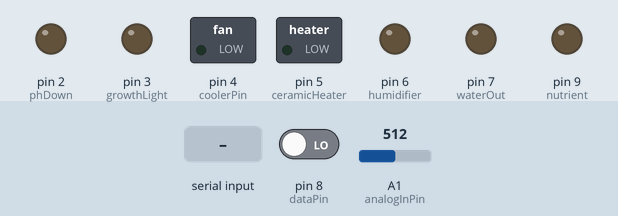
This sketch was run on a simulated Arduino Uno, built with avr-gcc and run on an emulated ATmega328P. Shown: switched loads named in the sketch (green lamp = pin HIGH), output pins drawn as LEDs (lit = HIGH). The inputs (shaded band) are chosen by the test bench; at power-on: A1 (analogInPin) = 512, pin 8 (dataPin) LOW. What the sketch prints to the serial monitor is not drawn.

Above: at 1.0 s.
1.1 s: "90,45\n" received over Serial
At 2.0 s:
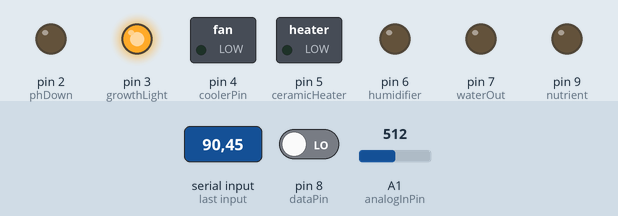
At 2.9 s:
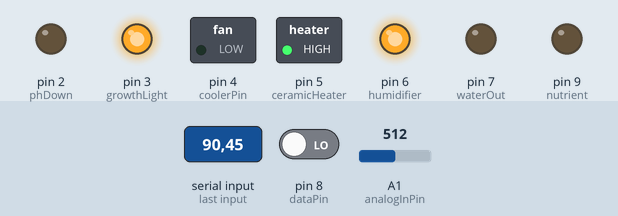
3.7 s: A1 (analogInPin) set to 107
5.2 s: A1 (analogInPin) set to 95
At 6.5 s:
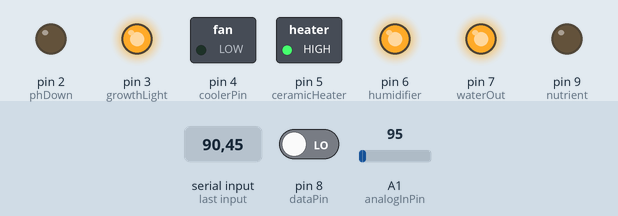
6.8 s: A1 (analogInPin) set to 11
8.3 s: A1 (analogInPin) set to 8
Timing chart, 0 to 10.8 s (numbered marks = the images above; inputs shaded):
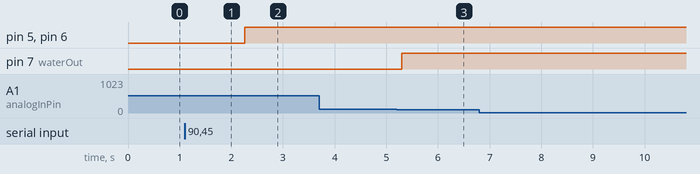

Measured:
- the behaviour switches between 100 and 99 on A1 (analogInPin) (found by bisection; images 2 and 3)
- after the input at 1.1 s, pin 3 (growthLight): LOW → HIGH after 0.10 s; pin 5 (ceramicHeater), pin 6 (humidifier): LOW → HIGH after 1.2 s
- after the input at 3.7 s, every drawn part: stays the same
- after the input at 5.2 s, pin 7 (waterOut): LOW → HIGH after 0.10 s
- after the input at 6.8 s, every drawn part: stays the same
- after the input at 8.3 s, every drawn part: stays the same

The sketch:

food_controller.ino
```cpp
#include <dht.h>
#define dataPin 8
#include <Time.h>
#include <TimeLib.h>
#include <Wire.h>

boolean once = false;
unsigned long pM = 0;
//Start Time -- needed for the light system and harvesting
int dayElapsed = 6;
int sYear = 2017;

//Target Time -- How much time has elapsed in light cycle
int timeElapsed = 0;

//Is it day or night
boolean isDay = true;

//Light Pin #'s
const int growthLight = 3;
unsigned long previousMillis = 0;
boolean isOn = true;
long interval = 7.2E7;    // light interval is 20 hrs 7.2E7

//Temperature Control Pin #'s
dht DHT;
const int coolerPin = 4;    // 1# = digital pin number cooler is hooked up to
const int ceramicHeater = 5; // 2# = digital pin number heater is hooked up to
float targetTemp = 65; // 65 deg F morning 55 deg F night

// Humidity Control
const int humidifier = 6; // digital pin humidifer is hooked up to

//Hydroponics & Pump Digital Pins
const int ultraTrig = 11;
const int ultraEcho = 10;
const int analogInPin = A1;
float sensorValue = 0;

const int waterIn = 0;
const int phUp = 1;
const int phDown = 2;
const int nutrient = 9;
const int waterOut = 7;

long prevNutrientMillis = 0;
boolean onceToday = false;
boolean onceToday1 = false;

////PH SETUP
//#define SensorPin A0            //pH meter Analog output to Arduino Analog Input 0
//#define Offset 0.00            //deviation compensate
//
//#define samplingInterval 20
//#define printInterval 800
//#define ArrayLenth  40    //times of collection
//int pHArray[ArrayLenth];   //Store the average value of the sensor feedback
//int pHArrayIndex=0;
//int timesChanged = 0;

//Serial Data
int serialCount = 0;


void setup() {
  Serial.begin(9600);

  while (!Serial) {
    ; // wait for serial port to connect. Needed for native USB port only
  }
  //Establish contact with Raspberry Pi
  establishContact();

  // Light Setup
  pinMode(growthLight, OUTPUT);
  digitalWrite(growthLight, HIGH);

  // Temperature Control Setup
  pinMode(coolerPin, OUTPUT);
  pinMode(ceramicHeater, OUTPUT);

  // Humidifier Setup
  pinMode(humidifier, OUTPUT);
  digitalWrite(humidifier, LOW); // default, humidifier is off
  // Initialize the Adafruit Humidity and Temp Sensor

  // Water and Nutrient Pump
  pinMode(ultraTrig, OUTPUT);
  pinMode(ultraEcho, INPUT);
  pinMode(waterOut, OUTPUT);
  pinMode(nutrient, OUTPUT);
  pinMode(analogInPin, INPUT);
  pinMode(waterOut, OUTPUT);
  pinMode(phUp, OUTPUT);
  pinMode(phDown, OUTPUT);}

void loop() {

  cerealloop();
  tempControlLoop();
  lightControlLoop();
//  hydroponicsLoop();
  humidityCheck();
  nutrientLoop();
//  phLoop();

//HYDROPONICS LOOP
  float value = analogRead(A1);

  if(value < 100){
    digitalWrite(waterOut, HIGH);
  }
  else {
       digitalWrite(waterOut, LOW);
  }

  //PRINT STUFF
  Serial.print(getMainTemp());
    Serial.print("\t");
  Serial.print(getTemp2());
    Serial.print("\t");
  Serial.print(getBoxHumidity());
    Serial.print("\t");
  Serial.print(value);
  Serial.print("\t");
  Serial.println(dayElapsed);
  //Serial.print(hours());

}

void cerealloop() {
  unsigned long currentMillis = millis();
  if (currentMillis - pM >= 1000 || !once) {
    Serial.flush();
    if (Serial.available() > 0) {
      if (!once) {
        int read1 = Serial.parseInt();
        delay(1000);
        Serial.flush();
        int read2 = Serial.parseInt();
        Serial.print(read2);
        int timeArray[4];
        float myData = read1;
        for (int i = 0; i < 4; i++) {
          timeArray[3 - i] = ((int)myData) % 100;
          myData /= 100;
        }
        dayElapsed = read2;
        if (dayElapsed % 6 != 0 ) {
          onceToday = true;
          onceToday1 = true;
        }
        setTime(timeArray[2], timeArray[3], 0, timeArray[1], timeArray[0], sYear);
        once = true;
      }
    }
    Serial.flush();
  }
}

void timeLoop() {
  if (millis() % (long)864E5 == 0) {
    dayElapsed++;
    onceToday = false;
    onceToday1 = false;
  }
}

void tempControlLoop() {
  int tempValue = getMainTemp();
  //Cooler and Heater are Digital (On or Off)
  if (tempValue >= targetTemp - 5 && tempValue <= targetTemp + 5) {
    digitalWrite(coolerPin, LOW);    // default, cooler should be off
    digitalWrite(ceramicHeater, LOW);  // default heater should be off
  } else { //Will heat up to the targetTemp regardless of 5 deg threshold
    if (tempValue < targetTemp - 5) // min temp
    {
      digitalWrite(ceramicHeater, HIGH);   // turn on heater
    }
    else if (tempValue > targetTemp) // max temp
    {
      digitalWrite(coolerPin, HIGH);   // turn on cooler
    }
  }
}

void lightControlLoop() {
  unsigned long currentMillis = millis();
  //LIGHT CONTROL. Author: Anya Li. Edited by: Stone Mao
  if (dayElapsed > 3) {
    if (currentMillis - previousMillis >= interval) {
      previousMillis = currentMillis;
      if (interval >= 7.2E7) {
        interval = 1.44E7;  // light interval is 4 hours 1.44E7
        isOn = false;
        targetTemp = targetTemp - 10;
        digitalWrite(growthLight, LOW);
      }
      else {
        interval = 7.2E7;
        targetTemp = targetTemp + 10;
        isOn = true;
        digitalWrite(growthLight, HIGH);
      }
    }
  }
}


// Controls humidity of Farm. Author: Anya Li. Edited by: Stone Mao
void humidityCheck() {
  int humidityValue = getBoxHumidity();

  if (humidityValue < 65.00) {
    digitalWrite(humidifier, HIGH);  // turn humidifier on if humidity is below 65%
  }
  else if (humidityValue >= 67.00)
  {
    digitalWrite(humidifier, LOW);  // turn humidifier off if humidity is greater or equal to 67%
  }
}

void nutrientLoop() {
  unsigned long currentMillis = millis(); //1000
  if (dayElapsed % 6 == 0 && !onceToday) { // If day is factor of 6 and hasn't turned on today
    if (!onceToday1) { // If prev mill hasn't turned on
      prevNutrientMillis = millis(); //Store starting prevMillisecond
      digitalWrite(nutrient, HIGH); // Turn pump on
      onceToday1 = true; // Set it to true so it does this if statement once
      //Serial.println("*");
    }
    if (currentMillis - prevNutrientMillis >= 13700) { // If the difference is more than 12 sec
      digitalWrite(nutrient, LOW); // Turn pump off
      onceToday = true; // Once today is true
    } else {
      digitalWrite(nutrient, HIGH);
    }
    //Serial.print("CurrentMillis: "); Serial.println(currentMillis);
    //Serial.print("Prev: "); Serial.println(prevNutrientMillis);
    //Serial.print("Difference: "); Serial.println(currentMillis - prevNutrientMillis);
  }
  //Serial.print("Once Today: "); Serial.println(onceToday);
}

//Serial Connection handshake
void establishContact() {
  while (Serial.available() <= 0) { // If not established
    Serial.print("A"); // Will send A
    delay(200);
  }
}

//INSTANCE METHODS
float getMainTemp() { // For main temperature sensorz
  int readData = DHT.read22(dataPin);
  int faren = (DHT.temperature * 9 / 5 + 28.5);
  //Serial.print("Temp: "); Serial.println(faren);
  return faren;
}

float getTemp2() {
  return 67;
}

float getBoxHumidity() {
  //Serial.print("Humidity: ");Serial.println(DHT.humidity);
  return DHT.humidity;
}

float getWaterDepthNew() {
  sensorValue = analogRead(analogInPin);
  return sensorValue;
}

//void phLoop() {
//  static unsigned long samplingTime = millis();
//  static unsigned long printTime = millis();
//  static float pHValue,voltage;
//  if(millis()-samplingTime > samplingInterval)
//  {
//      pHArray[pHArrayIndex++]=analogRead(SensorPin);
//      if(pHArrayIndex==ArrayLenth)pHArrayIndex=0;
//      voltage = avergearray(pHArray, ArrayLenth)*5.0/1024;
//      pHValue = 3.5*voltage+Offset;
//      samplingTime=millis();
//  }
//  if(millis() - printTime > printInterval)   //Every 800 milliseconds, print a numerical, convert the state of the LED indicator
//  {
//  Serial.print("Voltage:");
//        Serial.print(voltage,2);
//        Serial.print("    pH value: ");
//  Serial.println(pHValue,2);
//        printTime=millis();
//  }
//
////  if (pHValue > 6.5) {
////    digitalWrite(, HIGH);
////
////  }
////  else  if {pHValue < 5) {
////    digitalWrite(, HIGH);
////  }
//}
//
//double avergearray(int* arr, int number){
//  int i;
//  int max,min;
//  double avg;
//  long amount=0;
//  if(number<=0){
//    Serial.println("Error number for the array to avraging!/n");
//    return 0;
//  }
//  if(number<5){   //less than 5, calculated directly statistics
//    for(i=0;i<number;i++){
//      amount+=arr[i];
//    }
//    avg = amount/number;
//    return avg;
//  }else{
//    if(arr[0]<arr[1]){
//      min = arr[0];max=arr[1];
//    }
//    else{
//      min=arr[1];max=arr[0];
//    }
//    for(i=2;i<number;i++){
//      if(arr[i]<min){
//        amount+=min;        //arr<min
//        min=arr[i];
//      }else {
//        if(arr[i]>max){
//          amount+=max;    //arr>max
//          max=arr[i];
//        }else{
//          amount+=arr[i]; //min<=arr<=max
//        }
//      }//if
//    }//for
//    avg = (double)amount/(number-2);
//  }//if
//  return avg;
//}
```

dht.h
```cpp
//
//    FILE: dht.h
// VERSION: 0.1.00
// PURPOSE: DHT Temperature & Humidity Sensor library for Arduino
//
//     URL: http://arduino.cc/playground/Main/DHTLib
//
// HISTORY:
// see dht.cpp file
//

#ifndef dht_h
#define dht_h

#if ARDUINO >= 100
 #include "Arduino.h"
#else
 #include "WProgram.h"
#endif

#define DHT_LIB_VERSION "0.1.00"

class dht
{
public:
	int read11(uint8_t pin);
    int read22(uint8_t pin);
	double humidity;
	double temperature;

private:
	uint8_t bits[5];  // buffer to receive data
	int read(uint8_t pin);
};
#endif
//
// END OF FILE
//
```
